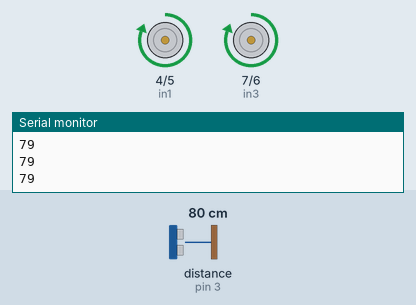
Bench run of a sketch on a simulated Arduino Uno, built with avr-gcc and run on an emulated ATmega328P. On the bench: motor-driver pin pairs drawn as motors (green arrow = first pin HIGH = forward, orange = second pin HIGH = backward, longer = more drive, scaled by the enable pin), the last lines printed to the serial monitor. Wiring (inferred from the names in the program): ultrasonic range finder: trigger pin 2; echo pin 3. The test bench sets the inputs (shaded band); at power-on: distance to the obstacle (sensor on pin 3) 80 cm. The echo pulse lasts 58.3 µs per cm.

Above: at 1.2 s.
1.3 s: distance to the obstacle (sensor on pin 3) set to 18 cm
2.8 s: distance to the obstacle (sensor on pin 3) set to 14 cm
At 3.0 s:
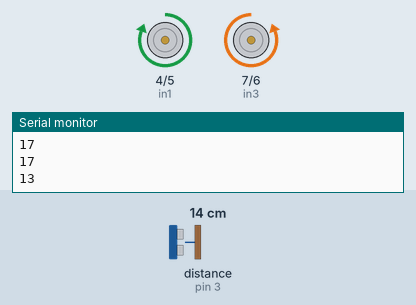
5.8 s: distance to the obstacle (sensor on pin 3) set to 35 cm
At 7.0 s:
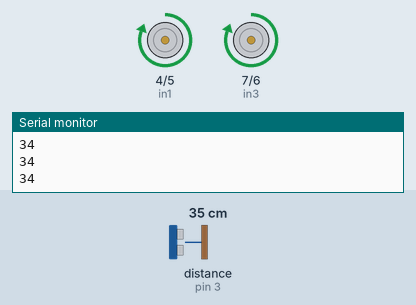
7.3 s: distance to the obstacle (sensor on pin 3) set to 2 cm
At 8.6 s:
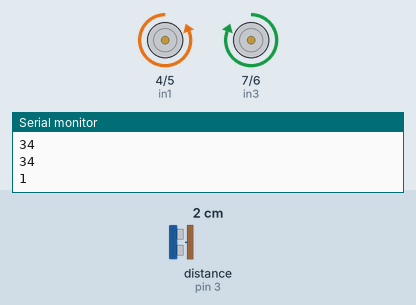
Timing chart, 0 to 11.3 s (numbered marks = the images above; inputs shaded):
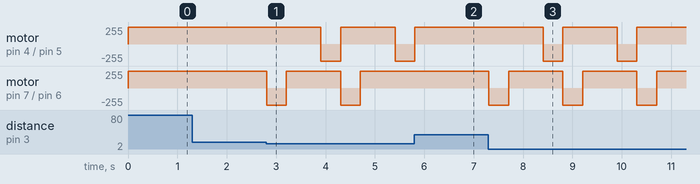

Measured:
- the behaviour switches between 16 and 15 cm on distance to the obstacle (sensor on pin 3) (found by bisection; images 0 and 1)
- after the input at 2.8 s, motor on pin 4 (in1) / pin 5 (in2): forward 255/255 → backward 255/255 after 1.1 s, → forward 255/255 0.40 s later, → backward 255/255 1.1 s later; motor on pin 7 (in3) / pin 6 (in4): alternates forward 255/255 for 1.1 s and backward 255/255 for 0.40 s, starting at once
- after the input at 5.8 s, motor on pin 4 (in1) / pin 5 (in2): goes on until 5.8 s, then stays forward 255/255; motor on pin 7 (in3) / pin 6 (in4): stays forward 255/255 (without the input it goes to backward 255/255 after 0.01 s)
- after the input at 7.3 s, motor on pin 4 (in1) / pin 5 (in2): alternates forward 255/255 for 1.1 s and backward 255/255 for 0.40 s, starting after 1.1 s; motor on pin 7 (in3) / pin 6 (in4): alternates forward 255/255 for 1.1 s and backward 255/255 for 0.40 s, starting at once

The sketch:

Project2UltrasonicSensor.ino
```cpp
#define enA 9
#define in1 4
#define in2 5
#define enB 10
#define in3 7
#define in4 6

#define trigPin 2
#define echoPin 3

int motorSpeedA = 0;
int motorSpeedB = 0;

void setup() {
  Serial.begin(9600);

  pinMode(enA, OUTPUT);
  pinMode(enB, OUTPUT);
  pinMode(in1, OUTPUT);
  pinMode(in2, OUTPUT);
  pinMode(in3, OUTPUT);
  pinMode(in4, OUTPUT);

 pinMode(trigPin, OUTPUT);
 pinMode(echoPin, INPUT);
}

void loop() {

 digitalWrite(trigPin, LOW);
 delayMicroseconds(10);
 digitalWrite(trigPin, HIGH);
 delayMicroseconds(10);
 digitalWrite(trigPin, LOW);
 int duration = pulseIn(echoPin, HIGH);
 int distanceCm = (duration * 0.0171);

 Serial.println(distanceCm);


if (distanceCm <15)
{
   motorSpeedA = 255;
   motorSpeedB = 255;

    // Set Motor A Forward
    digitalWrite(in1, HIGH);
    digitalWrite(in2, LOW);
    // Set Motor B Backward
    digitalWrite(in3, LOW);
    digitalWrite(in4, HIGH);

     delay(400);

    // Set Motor A Forward
    digitalWrite(in1, HIGH);
    digitalWrite(in2, LOW);
    // Set Motor B Forward
    digitalWrite(in3, HIGH);
    digitalWrite(in4, LOW);

      delay(700);

   // Set Motor A Forward
    digitalWrite(in1, LOW);
    digitalWrite(in2, HIGH);
    // Set Motor B backward
    digitalWrite(in3, HIGH);
    digitalWrite(in4, LOW);

    delay(400);
}


   else {

   motorSpeedA = 255;
   motorSpeedB = 255;

     // Set Motor A Forward
    digitalWrite(in1, HIGH);
    digitalWrite(in2, LOW);
    // Set Motor B Forward
    digitalWrite(in3, HIGH);
    digitalWrite(in4, LOW);


   }
analogWrite(enA, motorSpeedA); // Send PWM signal to motor A
analogWrite(enB, motorSpeedB); // Send PWM signal to motor B
}
```
